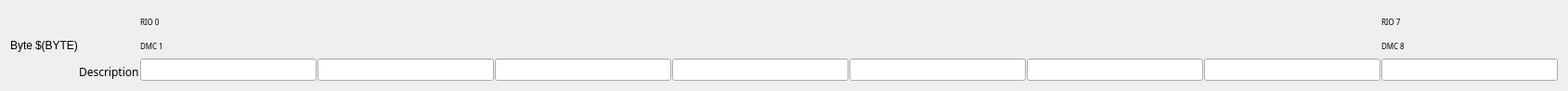
<?xml version="1.0" encoding="UTF-8"?>
<ui version="4.0">
 <class>EFrame</class>
 <widget class="QEFrame" name="EFrame">
  <property name="geometry">
   <rect>
    <x>0</x>
    <y>0</y>
    <width>1689</width>
    <height>98</height>
   </rect>
  </property>
  <property name="minimumSize">
   <size>
    <width>300</width>
    <height>0</height>
   </size>
  </property>
  <property name="windowTitle">
   <string>EFrame</string>
  </property>
  <layout class="QVBoxLayout" name="verticalLayout_22">
   <item>
    <layout class="QHBoxLayout" name="horizontalLayout">
     <property name="spacing">
      <number>1</number>
     </property>
     <item>
      <layout class="QVBoxLayout" name="verticalLayout_19">
       <property name="spacing">
        <number>1</number>
       </property>
       <property name="rightMargin">
        <number>2</number>
       </property>
       <item>
        <spacer name="verticalSpacer_2">
         <property name="orientation">
          <enum>Qt::Vertical</enum>
         </property>
         <property name="sizeHint" stdset="0">
          <size>
           <width>0</width>
           <height>0</height>
          </size>
         </property>
        </spacer>
       </item>
       <item>
        <widget class="QLabel" name="label_3">
         <property name="sizePolicy">
          <sizepolicy hsizetype="Preferred" vsizetype="Preferred">
           <horstretch>0</horstretch>
           <verstretch>0</verstretch>
          </sizepolicy>
         </property>
         <property name="text">
          <string>Byte</string>
         </property>
        </widget>
       </item>
       <item>
        <spacer name="verticalSpacer">
         <property name="orientation">
          <enum>Qt::Vertical</enum>
         </property>
         <property name="sizeHint" stdset="0">
          <size>
           <width>0</width>
           <height>0</height>
          </size>
         </property>
        </spacer>
       </item>
      </layout>
     </item>
     <item>
      <layout class="QVBoxLayout" name="verticalLayout_18" stretch="0,0,0">
       <property name="spacing">
        <number>1</number>
       </property>
       <item>
        <spacer name="verticalSpacer_4">
         <property name="orientation">
          <enum>Qt::Vertical</enum>
         </property>
         <property name="sizeHint" stdset="0">
          <size>
           <width>0</width>
           <height>0</height>
          </size>
         </property>
        </spacer>
       </item>
       <item>
        <widget class="QESubstitutedLabel" name="qesubstitutedlabel">
         <property name="text">
          <string>$(BYTE)</string>
         </property>
         <property name="labelText" stdset="0">
          <string>$(BYTE)</string>
         </property>
        </widget>
       </item>
       <item>
        <spacer name="verticalSpacer_3">
         <property name="orientation">
          <enum>Qt::Vertical</enum>
         </property>
         <property name="sizeHint" stdset="0">
          <size>
           <width>0</width>
           <height>0</height>
          </size>
         </property>
        </spacer>
       </item>
      </layout>
     </item>
     <item>
      <layout class="QVBoxLayout" name="verticalLayout_17" stretch="90,1,1">
       <property name="spacing">
        <number>1</number>
       </property>
       <item>
        <spacer name="verticalSpacer_5">
         <property name="orientation">
          <enum>Qt::Vertical</enum>
         </property>
         <property name="sizeHint" stdset="0">
          <size>
           <width>0</width>
           <height>0</height>
          </size>
         </property>
        </spacer>
       </item>
       <item>
        <widget class="QLabel" name="label_4">
         <property name="sizePolicy">
          <sizepolicy hsizetype="Preferred" vsizetype="Preferred">
           <horstretch>0</horstretch>
           <verstretch>0</verstretch>
          </sizepolicy>
         </property>
         <property name="font">
          <font>
           <family>Abyssinica SIL</family>
           <pointsize>9</pointsize>
          </font>
         </property>
         <property name="text">
          <string>Description</string>
         </property>
        </widget>
       </item>
       <item>
        <spacer name="verticalSpacer_6">
         <property name="orientation">
          <enum>Qt::Vertical</enum>
         </property>
         <property name="sizeHint" stdset="0">
          <size>
           <width>20</width>
           <height>40</height>
          </size>
         </property>
        </spacer>
       </item>
      </layout>
     </item>
     <item>
      <layout class="QVBoxLayout" name="verticalLayout_16" stretch="80,9">
       <property name="spacing">
        <number>1</number>
       </property>
       <item>
        <layout class="QHBoxLayout" name="horizontalLayout_26" stretch="40,30,40">
         <property name="spacing">
          <number>1</number>
         </property>
         <item>
          <layout class="QVBoxLayout" name="verticalLayout_20">
           <item>
            <widget class="QLabel" name="label_5">
             <property name="sizePolicy">
              <sizepolicy hsizetype="Preferred" vsizetype="Preferred">
               <horstretch>0</horstretch>
               <verstretch>0</verstretch>
              </sizepolicy>
             </property>
             <property name="font">
              <font>
               <family>Abyssinica SIL</family>
               <pointsize>6</pointsize>
              </font>
             </property>
             <property name="text">
              <string>RIO 0</string>
             </property>
            </widget>
           </item>
           <item>
            <widget class="QLabel" name="label_6">
             <property name="sizePolicy">
              <sizepolicy hsizetype="Preferred" vsizetype="Preferred">
               <horstretch>0</horstretch>
               <verstretch>0</verstretch>
              </sizepolicy>
             </property>
             <property name="font">
              <font>
               <family>Abyssinica SIL</family>
               <pointsize>6</pointsize>
              </font>
             </property>
             <property name="text">
              <string>DMC 1</string>
             </property>
            </widget>
           </item>
          </layout>
         </item>
         <item>
          <layout class="QVBoxLayout" name="verticalLayout" stretch="2,1">
           <property name="spacing">
            <number>0</number>
           </property>
           <item>
            <widget class="QESimpleShape" name="qesimpleshape">
             <property name="edgeWidth">
              <number>3</number>
             </property>
             <property name="colour0" stdset="0">
              <color>
               <red>159</red>
               <green>0</green>
               <blue>0</blue>
              </color>
             </property>
             <property name="colour1" stdset="0">
              <color>
               <red>0</red>
               <green>136</green>
               <blue>0</blue>
              </color>
             </property>
             <property name="variable" stdset="0">
              <string>$(P)Galil$(BYTE)Bi0_STATUS</string>
             </property>
             <property name="edgeVariable" stdset="0">
              <string>$(P)Galil$(BYTE)Bi0_STATUS</string>
             </property>
             <property name="displayAlarmStateOption" stdset="0">
              <enum>QESimpleShape::Never</enum>
             </property>
            </widget>
           </item>
           <item>
            <spacer name="verticalSpacer_7">
             <property name="orientation">
              <enum>Qt::Vertical</enum>
             </property>
             <property name="sizeHint" stdset="0">
              <size>
               <width>20</width>
               <height>40</height>
              </size>
             </property>
            </spacer>
           </item>
          </layout>
         </item>
         <item>
          <layout class="QVBoxLayout" name="verticalLayout_23"/>
         </item>
        </layout>
       </item>
       <item>
        <widget class="QELineEdit" name="qelineedit_16">
         <property name="sizePolicy">
          <sizepolicy hsizetype="Minimum" vsizetype="Fixed">
           <horstretch>0</horstretch>
           <verstretch>0</verstretch>
          </sizepolicy>
         </property>
         <property name="font">
          <font>
           <family>Abyssinica SIL</family>
           <pointsize>8</pointsize>
          </font>
         </property>
         <property name="variable" stdset="0">
          <string>$(P)Galil$(BYTE)Bi0_STATUS.DESC</string>
         </property>
         <property name="displayAlarmStateOption" stdset="0">
          <enum>QEGenericEdit::Never</enum>
         </property>
        </widget>
       </item>
      </layout>
     </item>
     <item>
      <layout class="QVBoxLayout" name="verticalLayout_9">
       <property name="spacing">
        <number>1</number>
       </property>
       <item>
        <layout class="QHBoxLayout" name="horizontalLayout_19" stretch="40,30,40">
         <property name="spacing">
          <number>1</number>
         </property>
         <item>
          <spacer name="horizontalSpacer_35">
           <property name="orientation">
            <enum>Qt::Horizontal</enum>
           </property>
           <property name="sizeHint" stdset="0">
            <size>
             <width>40</width>
             <height>20</height>
            </size>
           </property>
          </spacer>
         </item>
         <item>
          <layout class="QVBoxLayout" name="verticalLayout_2" stretch="2,1">
           <property name="spacing">
            <number>0</number>
           </property>
           <item>
            <widget class="QESimpleShape" name="qesimpleshape_4">
             <property name="edgeWidth">
              <number>3</number>
             </property>
             <property name="colour0" stdset="0">
              <color>
               <red>159</red>
               <green>0</green>
               <blue>0</blue>
              </color>
             </property>
             <property name="colour1" stdset="0">
              <color>
               <red>0</red>
               <green>136</green>
               <blue>0</blue>
              </color>
             </property>
             <property name="variable" stdset="0">
              <string>$(P)Galil$(BYTE)Bi1_STATUS</string>
             </property>
             <property name="edgeVariable" stdset="0">
              <string>$(P)Galil$(BYTE)Bi1_STATUS</string>
             </property>
             <property name="displayAlarmStateOption" stdset="0">
              <enum>QESimpleShape::Never</enum>
             </property>
            </widget>
           </item>
           <item>
            <spacer name="verticalSpacer_8">
             <property name="orientation">
              <enum>Qt::Vertical</enum>
             </property>
             <property name="sizeHint" stdset="0">
              <size>
               <width>20</width>
               <height>40</height>
              </size>
             </property>
            </spacer>
           </item>
          </layout>
         </item>
         <item>
          <spacer name="horizontalSpacer_36">
           <property name="orientation">
            <enum>Qt::Horizontal</enum>
           </property>
           <property name="sizeHint" stdset="0">
            <size>
             <width>40</width>
             <height>20</height>
            </size>
           </property>
          </spacer>
         </item>
        </layout>
       </item>
       <item>
        <widget class="QELineEdit" name="qelineedit_9">
         <property name="sizePolicy">
          <sizepolicy hsizetype="Minimum" vsizetype="Fixed">
           <horstretch>0</horstretch>
           <verstretch>0</verstretch>
          </sizepolicy>
         </property>
         <property name="font">
          <font>
           <family>Abyssinica SIL</family>
           <pointsize>8</pointsize>
          </font>
         </property>
         <property name="variable" stdset="0">
          <string>$(P)Galil$(BYTE)Bi1_STATUS.DESC</string>
         </property>
         <property name="displayAlarmStateOption" stdset="0">
          <enum>QEGenericEdit::Never</enum>
         </property>
        </widget>
       </item>
      </layout>
     </item>
     <item>
      <layout class="QVBoxLayout" name="verticalLayout_14">
       <property name="spacing">
        <number>1</number>
       </property>
       <item>
        <layout class="QHBoxLayout" name="horizontalLayout_24" stretch="40,30,40">
         <property name="spacing">
          <number>1</number>
         </property>
         <item>
          <spacer name="horizontalSpacer_45">
           <property name="orientation">
            <enum>Qt::Horizontal</enum>
           </property>
           <property name="sizeHint" stdset="0">
            <size>
             <width>40</width>
             <height>20</height>
            </size>
           </property>
          </spacer>
         </item>
         <item>
          <layout class="QVBoxLayout" name="verticalLayout_3" stretch="2,1">
           <property name="spacing">
            <number>0</number>
           </property>
           <item>
            <widget class="QESimpleShape" name="qesimpleshape_5">
             <property name="edgeWidth">
              <number>3</number>
             </property>
             <property name="colour0" stdset="0">
              <color>
               <red>159</red>
               <green>0</green>
               <blue>0</blue>
              </color>
             </property>
             <property name="colour1" stdset="0">
              <color>
               <red>0</red>
               <green>136</green>
               <blue>0</blue>
              </color>
             </property>
             <property name="variable" stdset="0">
              <string>$(P)Galil$(BYTE)Bi2_STATUS</string>
             </property>
             <property name="edgeVariable" stdset="0">
              <string>$(P)Galil$(BYTE)Bi2_STATUS</string>
             </property>
             <property name="displayAlarmStateOption" stdset="0">
              <enum>QESimpleShape::Never</enum>
             </property>
            </widget>
           </item>
           <item>
            <spacer name="verticalSpacer_9">
             <property name="orientation">
              <enum>Qt::Vertical</enum>
             </property>
             <property name="sizeHint" stdset="0">
              <size>
               <width>20</width>
               <height>40</height>
              </size>
             </property>
            </spacer>
           </item>
          </layout>
         </item>
         <item>
          <spacer name="horizontalSpacer_46">
           <property name="orientation">
            <enum>Qt::Horizontal</enum>
           </property>
           <property name="sizeHint" stdset="0">
            <size>
             <width>40</width>
             <height>20</height>
            </size>
           </property>
          </spacer>
         </item>
        </layout>
       </item>
       <item>
        <widget class="QELineEdit" name="qelineedit_14">
         <property name="sizePolicy">
          <sizepolicy hsizetype="Minimum" vsizetype="Fixed">
           <horstretch>0</horstretch>
           <verstretch>0</verstretch>
          </sizepolicy>
         </property>
         <property name="font">
          <font>
           <family>Abyssinica SIL</family>
           <pointsize>8</pointsize>
          </font>
         </property>
         <property name="variable" stdset="0">
          <string>$(P)Galil$(BYTE)Bi2_STATUS.DESC</string>
         </property>
         <property name="displayAlarmStateOption" stdset="0">
          <enum>QEGenericEdit::Never</enum>
         </property>
        </widget>
       </item>
      </layout>
     </item>
     <item>
      <layout class="QVBoxLayout" name="verticalLayout_10">
       <property name="spacing">
        <number>1</number>
       </property>
       <item>
        <layout class="QHBoxLayout" name="horizontalLayout_20" stretch="40,30,40">
         <property name="spacing">
          <number>1</number>
         </property>
         <item>
          <spacer name="horizontalSpacer_37">
           <property name="orientation">
            <enum>Qt::Horizontal</enum>
           </property>
           <property name="sizeHint" stdset="0">
            <size>
             <width>40</width>
             <height>20</height>
            </size>
           </property>
          </spacer>
         </item>
         <item>
          <layout class="QVBoxLayout" name="verticalLayout_4" stretch="2,1">
           <property name="spacing">
            <number>0</number>
           </property>
           <item>
            <widget class="QESimpleShape" name="qesimpleshape_6">
             <property name="edgeWidth">
              <number>3</number>
             </property>
             <property name="colour0" stdset="0">
              <color>
               <red>159</red>
               <green>0</green>
               <blue>0</blue>
              </color>
             </property>
             <property name="colour1" stdset="0">
              <color>
               <red>0</red>
               <green>136</green>
               <blue>0</blue>
              </color>
             </property>
             <property name="variable" stdset="0">
              <string>$(P)Galil$(BYTE)Bi3_STATUS</string>
             </property>
             <property name="edgeVariable" stdset="0">
              <string>$(P)Galil$(BYTE)Bi3_STATUS</string>
             </property>
             <property name="displayAlarmStateOption" stdset="0">
              <enum>QESimpleShape::Never</enum>
             </property>
            </widget>
           </item>
           <item>
            <spacer name="verticalSpacer_10">
             <property name="orientation">
              <enum>Qt::Vertical</enum>
             </property>
             <property name="sizeHint" stdset="0">
              <size>
               <width>20</width>
               <height>40</height>
              </size>
             </property>
            </spacer>
           </item>
          </layout>
         </item>
         <item>
          <spacer name="horizontalSpacer_38">
           <property name="orientation">
            <enum>Qt::Horizontal</enum>
           </property>
           <property name="sizeHint" stdset="0">
            <size>
             <width>40</width>
             <height>20</height>
            </size>
           </property>
          </spacer>
         </item>
        </layout>
       </item>
       <item>
        <widget class="QELineEdit" name="qelineedit_10">
         <property name="sizePolicy">
          <sizepolicy hsizetype="Minimum" vsizetype="Fixed">
           <horstretch>0</horstretch>
           <verstretch>0</verstretch>
          </sizepolicy>
         </property>
         <property name="font">
          <font>
           <family>Abyssinica SIL</family>
           <pointsize>8</pointsize>
          </font>
         </property>
         <property name="variable" stdset="0">
          <string>$(P)Galil$(BYTE)Bi3_STATUS.DESC</string>
         </property>
         <property name="displayAlarmStateOption" stdset="0">
          <enum>QEGenericEdit::Never</enum>
         </property>
        </widget>
       </item>
      </layout>
     </item>
     <item>
      <layout class="QVBoxLayout" name="verticalLayout_11">
       <property name="spacing">
        <number>1</number>
       </property>
       <item>
        <layout class="QHBoxLayout" name="horizontalLayout_21" stretch="40,30,40">
         <property name="spacing">
          <number>1</number>
         </property>
         <item>
          <spacer name="horizontalSpacer_39">
           <property name="orientation">
            <enum>Qt::Horizontal</enum>
           </property>
           <property name="sizeHint" stdset="0">
            <size>
             <width>40</width>
             <height>20</height>
            </size>
           </property>
          </spacer>
         </item>
         <item>
          <layout class="QVBoxLayout" name="verticalLayout_5" stretch="2,1">
           <property name="spacing">
            <number>0</number>
           </property>
           <item>
            <widget class="QESimpleShape" name="qesimpleshape_3">
             <property name="edgeWidth">
              <number>3</number>
             </property>
             <property name="colour0" stdset="0">
              <color>
               <red>159</red>
               <green>0</green>
               <blue>0</blue>
              </color>
             </property>
             <property name="colour1" stdset="0">
              <color>
               <red>0</red>
               <green>136</green>
               <blue>0</blue>
              </color>
             </property>
             <property name="variable" stdset="0">
              <string>$(P)Galil$(BYTE)Bi4_STATUS</string>
             </property>
             <property name="edgeVariable" stdset="0">
              <string>$(P)Galil$(BYTE)Bi4_STATUS</string>
             </property>
             <property name="displayAlarmStateOption" stdset="0">
              <enum>QESimpleShape::Never</enum>
             </property>
            </widget>
           </item>
           <item>
            <spacer name="verticalSpacer_11">
             <property name="orientation">
              <enum>Qt::Vertical</enum>
             </property>
             <property name="sizeHint" stdset="0">
              <size>
               <width>20</width>
               <height>40</height>
              </size>
             </property>
            </spacer>
           </item>
          </layout>
         </item>
         <item>
          <spacer name="horizontalSpacer_40">
           <property name="orientation">
            <enum>Qt::Horizontal</enum>
           </property>
           <property name="sizeHint" stdset="0">
            <size>
             <width>40</width>
             <height>20</height>
            </size>
           </property>
          </spacer>
         </item>
        </layout>
       </item>
       <item>
        <widget class="QELineEdit" name="qelineedit_11">
         <property name="sizePolicy">
          <sizepolicy hsizetype="Minimum" vsizetype="Fixed">
           <horstretch>0</horstretch>
           <verstretch>0</verstretch>
          </sizepolicy>
         </property>
         <property name="font">
          <font>
           <family>Abyssinica SIL</family>
           <pointsize>8</pointsize>
          </font>
         </property>
         <property name="variable" stdset="0">
          <string>$(P)Galil$(BYTE)Bi4_STATUS.DESC</string>
         </property>
         <property name="displayAlarmStateOption" stdset="0">
          <enum>QEGenericEdit::Never</enum>
         </property>
        </widget>
       </item>
      </layout>
     </item>
     <item>
      <layout class="QVBoxLayout" name="verticalLayout_12">
       <property name="spacing">
        <number>1</number>
       </property>
       <item>
        <layout class="QHBoxLayout" name="horizontalLayout_22" stretch="40,30,40">
         <property name="spacing">
          <number>1</number>
         </property>
         <item>
          <spacer name="horizontalSpacer_41">
           <property name="orientation">
            <enum>Qt::Horizontal</enum>
           </property>
           <property name="sizeHint" stdset="0">
            <size>
             <width>40</width>
             <height>20</height>
            </size>
           </property>
          </spacer>
         </item>
         <item>
          <layout class="QVBoxLayout" name="verticalLayout_6" stretch="2,1">
           <property name="spacing">
            <number>0</number>
           </property>
           <item>
            <widget class="QESimpleShape" name="qesimpleshape_7">
             <property name="edgeWidth">
              <number>3</number>
             </property>
             <property name="colour0" stdset="0">
              <color>
               <red>159</red>
               <green>0</green>
               <blue>0</blue>
              </color>
             </property>
             <property name="colour1" stdset="0">
              <color>
               <red>0</red>
               <green>136</green>
               <blue>0</blue>
              </color>
             </property>
             <property name="variable" stdset="0">
              <string>$(P)Galil$(BYTE)Bi5_STATUS</string>
             </property>
             <property name="edgeVariable" stdset="0">
              <string>$(P)Galil$(BYTE)Bi5_STATUS</string>
             </property>
             <property name="displayAlarmStateOption" stdset="0">
              <enum>QESimpleShape::Never</enum>
             </property>
            </widget>
           </item>
           <item>
            <spacer name="verticalSpacer_12">
             <property name="orientation">
              <enum>Qt::Vertical</enum>
             </property>
             <property name="sizeHint" stdset="0">
              <size>
               <width>20</width>
               <height>40</height>
              </size>
             </property>
            </spacer>
           </item>
          </layout>
         </item>
         <item>
          <spacer name="horizontalSpacer_42">
           <property name="orientation">
            <enum>Qt::Horizontal</enum>
           </property>
           <property name="sizeHint" stdset="0">
            <size>
             <width>40</width>
             <height>20</height>
            </size>
           </property>
          </spacer>
         </item>
        </layout>
       </item>
       <item>
        <widget class="QELineEdit" name="qelineedit_12">
         <property name="sizePolicy">
          <sizepolicy hsizetype="Minimum" vsizetype="Fixed">
           <horstretch>0</horstretch>
           <verstretch>0</verstretch>
          </sizepolicy>
         </property>
         <property name="font">
          <font>
           <family>Abyssinica SIL</family>
           <pointsize>8</pointsize>
          </font>
         </property>
         <property name="variable" stdset="0">
          <string>$(P)Galil$(BYTE)Bi5_STATUS.DESC</string>
         </property>
         <property name="displayAlarmStateOption" stdset="0">
          <enum>QEGenericEdit::Never</enum>
         </property>
        </widget>
       </item>
      </layout>
     </item>
     <item>
      <layout class="QVBoxLayout" name="verticalLayout_13">
       <property name="spacing">
        <number>1</number>
       </property>
       <item>
        <layout class="QHBoxLayout" name="horizontalLayout_23" stretch="40,30,40">
         <property name="spacing">
          <number>1</number>
         </property>
         <item>
          <spacer name="horizontalSpacer_43">
           <property name="orientation">
            <enum>Qt::Horizontal</enum>
           </property>
           <property name="sizeHint" stdset="0">
            <size>
             <width>40</width>
             <height>20</height>
            </size>
           </property>
          </spacer>
         </item>
         <item>
          <layout class="QVBoxLayout" name="verticalLayout_7" stretch="2,1">
           <property name="spacing">
            <number>0</number>
           </property>
           <item>
            <widget class="QESimpleShape" name="qesimpleshape_8">
             <property name="edgeWidth">
              <number>3</number>
             </property>
             <property name="colour0" stdset="0">
              <color>
               <red>159</red>
               <green>0</green>
               <blue>0</blue>
              </color>
             </property>
             <property name="colour1" stdset="0">
              <color>
               <red>0</red>
               <green>136</green>
               <blue>0</blue>
              </color>
             </property>
             <property name="variable" stdset="0">
              <string>$(P)Galil$(BYTE)Bi6_STATUS</string>
             </property>
             <property name="edgeVariable" stdset="0">
              <string>$(P)Galil$(BYTE)Bi6_STATUS</string>
             </property>
             <property name="displayAlarmStateOption" stdset="0">
              <enum>QESimpleShape::Never</enum>
             </property>
            </widget>
           </item>
           <item>
            <spacer name="verticalSpacer_13">
             <property name="orientation">
              <enum>Qt::Vertical</enum>
             </property>
             <property name="sizeHint" stdset="0">
              <size>
               <width>20</width>
               <height>40</height>
              </size>
             </property>
            </spacer>
           </item>
          </layout>
         </item>
         <item>
          <spacer name="horizontalSpacer_44">
           <property name="orientation">
            <enum>Qt::Horizontal</enum>
           </property>
           <property name="sizeHint" stdset="0">
            <size>
             <width>40</width>
             <height>20</height>
            </size>
           </property>
          </spacer>
         </item>
        </layout>
       </item>
       <item>
        <widget class="QELineEdit" name="qelineedit_13">
         <property name="sizePolicy">
          <sizepolicy hsizetype="Minimum" vsizetype="Fixed">
           <horstretch>0</horstretch>
           <verstretch>0</verstretch>
          </sizepolicy>
         </property>
         <property name="font">
          <font>
           <family>Abyssinica SIL</family>
           <pointsize>8</pointsize>
          </font>
         </property>
         <property name="variable" stdset="0">
          <string>$(P)Galil$(BYTE)Bi6_STATUS.DESC</string>
         </property>
         <property name="displayAlarmStateOption" stdset="0">
          <enum>QEGenericEdit::Never</enum>
         </property>
        </widget>
       </item>
      </layout>
     </item>
     <item>
      <layout class="QVBoxLayout" name="verticalLayout_15">
       <property name="spacing">
        <number>1</number>
       </property>
       <item>
        <layout class="QHBoxLayout" name="horizontalLayout_25" stretch="40,30,40">
         <property name="spacing">
          <number>1</number>
         </property>
         <item>
          <layout class="QVBoxLayout" name="verticalLayout_21">
           <item>
            <widget class="QLabel" name="label_7">
             <property name="sizePolicy">
              <sizepolicy hsizetype="Preferred" vsizetype="Preferred">
               <horstretch>0</horstretch>
               <verstretch>0</verstretch>
              </sizepolicy>
             </property>
             <property name="font">
              <font>
               <family>Abyssinica SIL</family>
               <pointsize>6</pointsize>
              </font>
             </property>
             <property name="text">
              <string>RIO 7</string>
             </property>
            </widget>
           </item>
           <item>
            <widget class="QLabel" name="label_8">
             <property name="sizePolicy">
              <sizepolicy hsizetype="Preferred" vsizetype="Preferred">
               <horstretch>0</horstretch>
               <verstretch>0</verstretch>
              </sizepolicy>
             </property>
             <property name="font">
              <font>
               <family>Abyssinica SIL</family>
               <pointsize>6</pointsize>
              </font>
             </property>
             <property name="text">
              <string>DMC 8</string>
             </property>
            </widget>
           </item>
          </layout>
         </item>
         <item>
          <layout class="QVBoxLayout" name="verticalLayout_8" stretch="2,1">
           <property name="spacing">
            <number>0</number>
           </property>
           <item>
            <widget class="QESimpleShape" name="qesimpleshape_9">
             <property name="edgeWidth">
              <number>3</number>
             </property>
             <property name="colour0" stdset="0">
              <color>
               <red>159</red>
               <green>0</green>
               <blue>0</blue>
              </color>
             </property>
             <property name="colour1" stdset="0">
              <color>
               <red>0</red>
               <green>136</green>
               <blue>0</blue>
              </color>
             </property>
             <property name="variable" stdset="0">
              <string>$(P)Galil$(BYTE)Bi7_STATUS</string>
             </property>
             <property name="edgeVariable" stdset="0">
              <string>$(P)Galil$(BYTE)Bi7_STATUS</string>
             </property>
             <property name="displayAlarmStateOption" stdset="0">
              <enum>QESimpleShape::Never</enum>
             </property>
            </widget>
           </item>
           <item>
            <spacer name="verticalSpacer_14">
             <property name="orientation">
              <enum>Qt::Vertical</enum>
             </property>
             <property name="sizeHint" stdset="0">
              <size>
               <width>20</width>
               <height>40</height>
              </size>
             </property>
            </spacer>
           </item>
          </layout>
         </item>
         <item>
          <spacer name="horizontalSpacer_48">
           <property name="orientation">
            <enum>Qt::Horizontal</enum>
           </property>
           <property name="sizeHint" stdset="0">
            <size>
             <width>40</width>
             <height>20</height>
            </size>
           </property>
          </spacer>
         </item>
        </layout>
       </item>
       <item>
        <widget class="QELineEdit" name="qelineedit_15">
         <property name="sizePolicy">
          <sizepolicy hsizetype="Minimum" vsizetype="Fixed">
           <horstretch>0</horstretch>
           <verstretch>0</verstretch>
          </sizepolicy>
         </property>
         <property name="font">
          <font>
           <family>Abyssinica SIL</family>
           <pointsize>8</pointsize>
          </font>
         </property>
         <property name="variable" stdset="0">
          <string>$(P)Galil$(BYTE)Bi7_STATUS.DESC</string>
         </property>
         <property name="displayAlarmStateOption" stdset="0">
          <enum>QEGenericEdit::Never</enum>
         </property>
        </widget>
       </item>
      </layout>
     </item>
    </layout>
   </item>
  </layout>
 </widget>
 <customwidgets>
  <customwidget>
   <class>QELineEdit</class>
   <extends>QLineEdit</extends>
   <header>QELineEdit.h</header>
  </customwidget>
  <customwidget>
   <class>QESimpleShape</class>
   <extends>QSimpleShape</extends>
   <header>QESimpleShape.h</header>
  </customwidget>
  <customwidget>
   <class>QESubstitutedLabel</class>
   <extends>QLabel</extends>
   <header>QESubstitutedLabel.h</header>
  </customwidget>
  <customwidget>
   <class>QEFrame</class>
   <extends>QFrame</extends>
   <header>QEFrame.h</header>
   <container>1</container>
  </customwidget>
  <customwidget>
   <class>QSimpleShape</class>
   <extends>QWidget</extends>
   <header>QSimpleShape.h</header>
  </customwidget>
 </customwidgets>
 <resources/>
 <connections/>
</ui>
